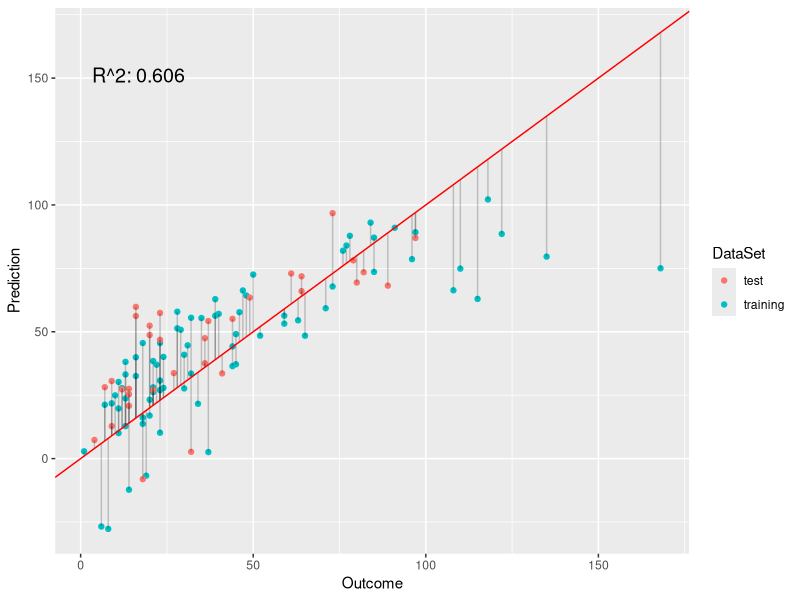
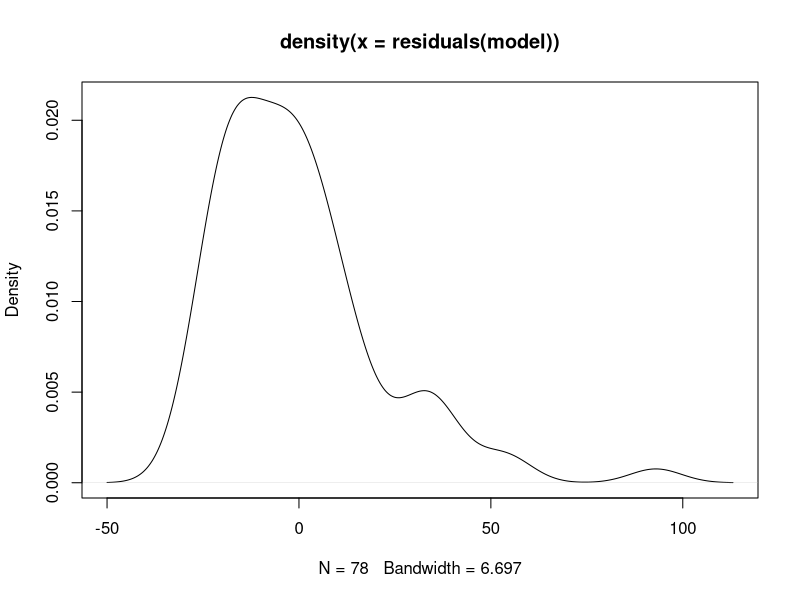
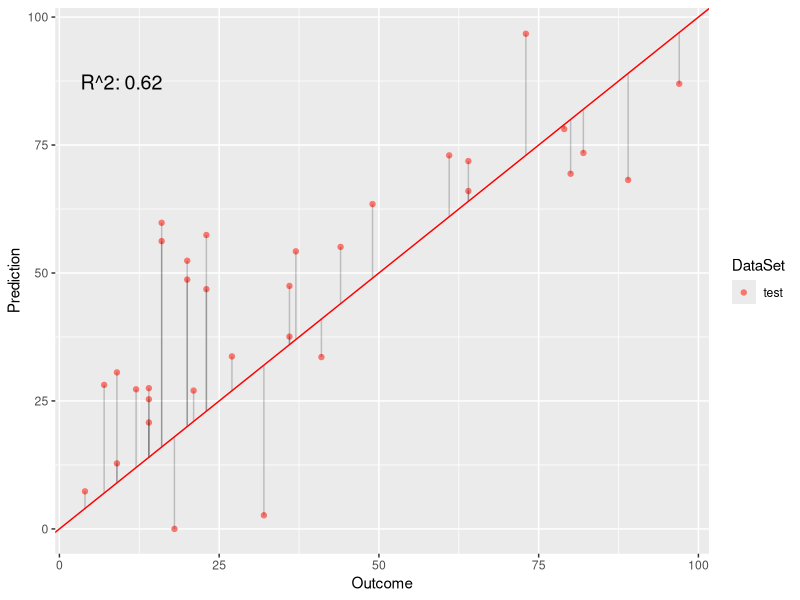
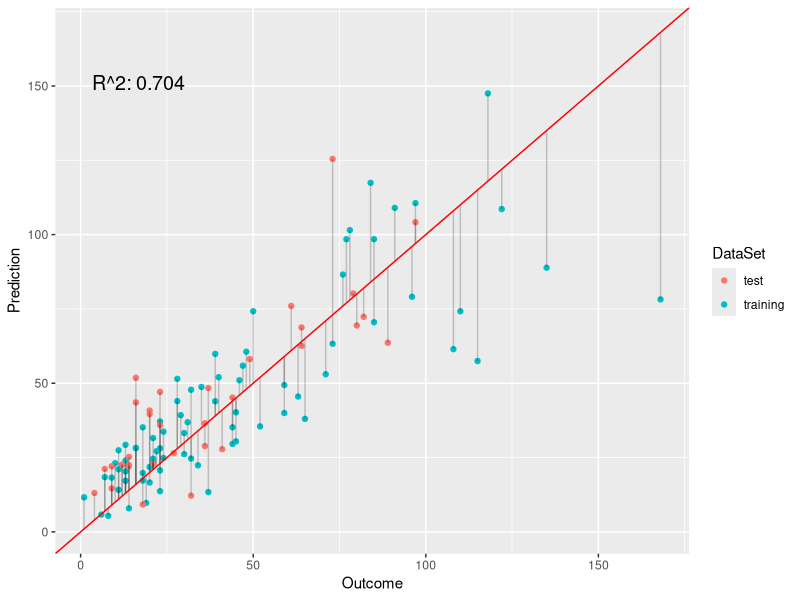
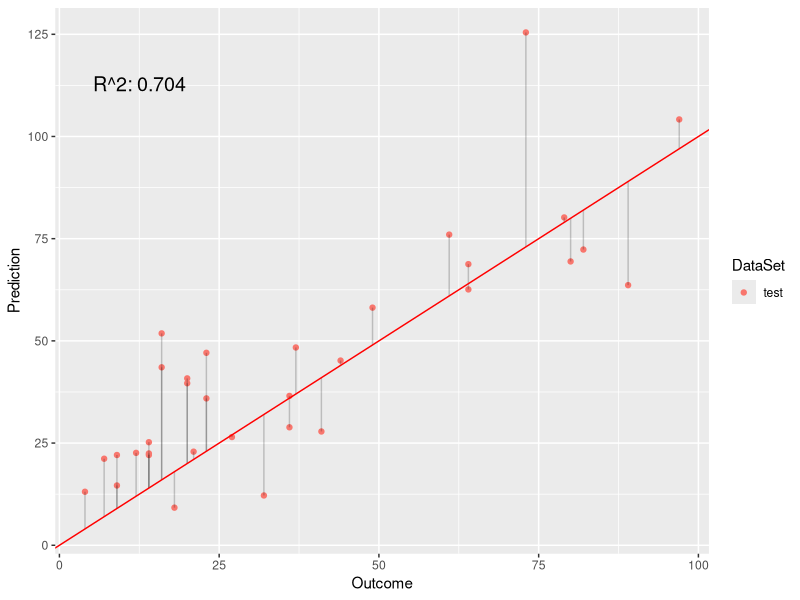
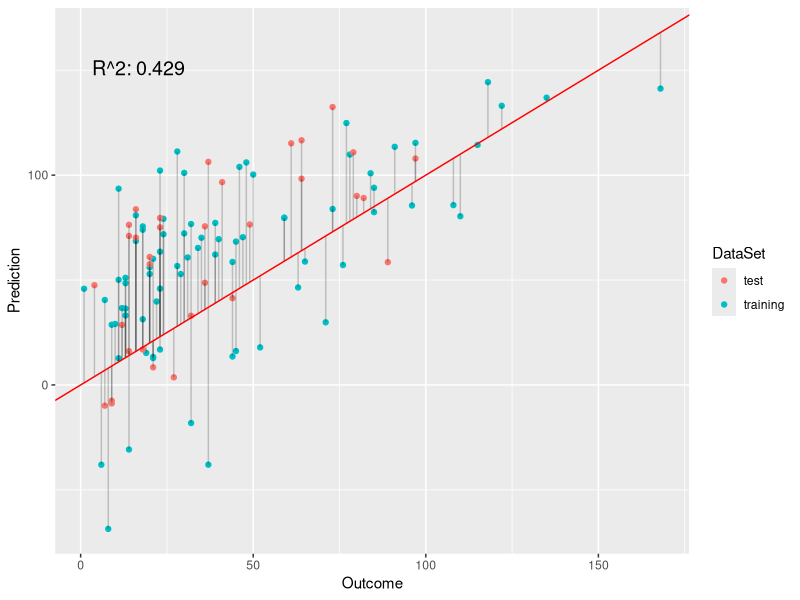
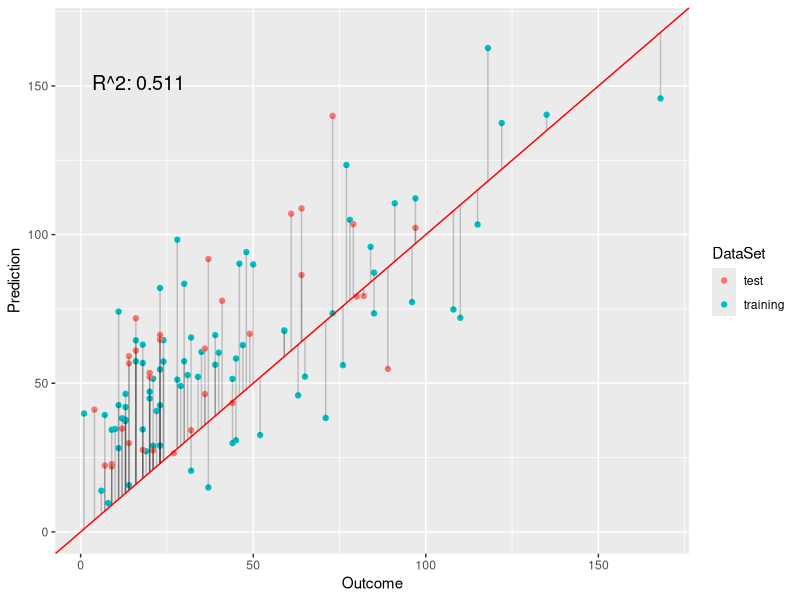

Recreate these plots in R, in order. (Note: this script raises an error after producing the figures.)
## ---- chunk 1
data(airquality)
ozone <- subset(na.omit(airquality), 
        select = c("Ozone", "Solar.R", "Wind", "Temp"))
set.seed(123)
N.train <- ceiling(0.7 * nrow(ozone))
N.test <- nrow(ozone) - N.train
trainset <- sample(seq_len(nrow(ozone)), N.train)
testset <- setdiff(seq_len(nrow(ozone)), trainset)
## ---- chunk 2
transform.residuals <- function(model, residuals = NULL) {
    ## transform residuals according to link functions of GLMs
    if (is.null(residuals)) {
        # training residuals:
        residuals <- residuals(model)
        # adjust value when residuals are weighted
        residuals <- residuals * sqrt(weights(model))
    }
    return(family(model)$linkfun(residuals))
}
plot.linear.model <- function(model, test.preds = NULL, test.labels = NULL, 
                            test.only = FALSE, show.raw.residuals = FALSE) {
    # ensure that model is interpreted as a GLM
    pred <- model$fitted.values
    obs <- model$model[,1]
    if (test.only) {
        # plot only the results for the test set
        plot.df <- NULL
        plot.res.df <- NULL
    } else {
        plot.df <- data.frame("Prediction" = pred, "Outcome" = obs, 
                                "DataSet" = "training")
        model.residuals <- obs - pred
        if (show.raw.residuals ) {
            model.residuals <- residuals(model)
        }
        plot.res.df <- data.frame("x" = obs, "y" = pred, 
                        "x1" = obs, "y2" = pred + model.residuals,
                        "DataSet" = "training")
    }
    r.squared <- NULL
    if (!is.null(test.preds) && !is.null(test.labels)) {
        # store predicted points: 
        test.df <- data.frame("Prediction" = test.preds, 
                            "Outcome" = test.labels, "DataSet" = "test")
        # store residuals for predictions on the test data
        test.residuals <- test.labels - test.preds
        if (show.raw.residuals) {
           test.residuals <- transform.residuals(model, test.residuals) 
        }
        test.res.df <- data.frame("x" = test.labels, "y" = test.preds,
                        "x1" = test.labels, "y2" = test.preds + test.residuals,
                         "DataSet" = "test")
        # append to existing data
        plot.df <- rbind(plot.df, test.df)
        plot.res.df <- rbind(plot.res.df, test.res.df)
        # annotate model with R^2 value
        r.squared <- round(cor(test.preds, test.labels)^2, 3)
    }
    #######
    library(ggplot2)
    p <- ggplot() + 
        # plot training samples
        geom_point(data = plot.df, 
            aes(x = Outcome, y = Prediction, color = DataSet)) +
        # plot residuals
        geom_segment(data = plot.res.df, alpha = 0.2,
            aes(x = x, y = y, xend = x1, yend = y2, group = DataSet)) +
        # plot optimal regressor
        geom_abline(color = "red", slope = 1)
    if (!is.null(r.squared)) {
        # plot r squared of predictions
        max.val <- max(plot.df$Outcome, plot.df$Prediction)
        x.pos <- 0.1 * max.val
        y.pos <- 0.9 * max.val
        label <- paste0("R^2: ", r.squared)
        p <- p + annotate("text", x = x.pos, y = y.pos, label = label, size = 5)
    }
    return(p)
}
## ---- chunk 3
# fit linear model
model <- lm(Ozone ~ Solar.R + Temp + Wind, ozone, trainset)
# get confidence intervals
confint(model)
## ---- chunk 4
test.preds <- predict(model, newdata = ozone[testset,])
test.labels <- ozone$Ozone[testset]
# create a plot to compare fit for training vs test points
p.OLS <- plot.linear.model(model, test.preds, test.labels)
p.OLS
## ---- chunk 5
# density of the residuals: should be normal for least-squares
plot(density(residuals(model)))
## ---- chunk 6
# cutoff at 95% quantile
ozone.cut <- quantile(ozone$Ozone, 0.95)
idx <- which(ozone$Ozone >= ozone.cut)
# compare observations with high ozone with whole data set
summary(ozone[idx,])
summary(ozone)
## ---- chunk 7
# cutoff at 5% quantile
ozone.cut <- quantile(ozone$Ozone, 0.05)
idx <- which(ozone$Ozone <= ozone.cut)
# compare observations with low ozone with whole data set
summary(ozone[idx,])
summary(ozone)
## ---- chunk 8
coefficients(model)
## ---- chunk 9
predict.nonnegative <- function(model, newdata) {
   preds <- predict(model, newdata = newdata) 
   # correct for negative predictions
   preds[preds < 0] <- 0
   return(preds)
}
## ---- chunk 10
nonnegative.preds <- predict.nonnegative(model, ozone[testset,])
# plot only the test predictions to verify the results
plot.linear.model(model, nonnegative.preds, ozone$Ozone[testset], test.only = TRUE)
## ---- chunk 11
pois.model <- glm(Ozone ~ Solar.R + Temp + Wind, family = "poisson",data = ozone[trainset, ])
# need to set type to 'response' to get exponentiated predictions 
pois.preds <- predict(pois.model, newdata = ozone[testset,], type = "response") 
plot.linear.model(pois.model, pois.preds, ozone$Ozone[testset])
## ---- chunk 12
log.model <- lm(log(Ozone) ~ Solar.R + Temp + Wind, ozone, trainset)
log.preds <- predict(pois.model, newdata = ozone[testset,], type = "response") 
plot.linear.model(log.model, log.preds, ozone$Ozone[testset], test.only = TRUE)
## ---- chunk 13
get.weights <- function(ozone) {
    z.scores <- (ozone$Ozone - mean(ozone$Ozone)) / sd(ozone$Ozone)
    weights <- exp(z.scores)
    weights <- weights / mean(weights) # normalize to mean 1
    return(weights)
}
weights <- get.weights(ozone)
weight.model <- lm(Ozone ~ Solar.R + Temp + Wind, ozone, trainset, weights = weights)
weight.preds <- predict(weight.model, newdata = ozone[testset,], type = "response")
plot.linear.model(weight.model, weight.preds, ozone$Ozone[testset])
## ---- chunk 14
w.pois.model <- glm(Ozone ~ Solar.R + Temp + Wind, ozone, trainset, 
                    weights = weights, family = "poisson")
w.pois.preds <- predict(w.pois.model, newdata = ozone[testset,], type = "response") 
p.w.pois <- plot.linear.model(w.pois.model, w.pois.preds, ozone$Ozone[testset])
p.w.pois
## ---- chunk 15
coefficients(w.pois.model)
## ---- chunk 16
data(airquality)
# store old ozone data set
ozone.old <- ozone
# remove time-specific features
ozone <- subset(airquality, select = c("Ozone", "Solar.R", "Wind", "Temp"))
# select observations with missing values
na.idx <- as.numeric(which(apply(is.na(ozone),1, any)))
na.df <- ozone[na.idx, ]
# ratio of missing values
ratio.missing <- length(na.idx) / nrow(ozone)
print(paste0(round(ratio.missing * 100, 3), "%"))
# which features are missing most often?
nbr.missing <- apply(ozone, 2, function(x) length(which(is.na(x))))
print(nbr.missing)
# multiple features missing in one observation?
nbr.missing <- apply(ozone, 1, function(x) length(which(is.na(x))))
table(nbr.missing)
## ---- chunk 17
## ensure that same observations are used for testing again:
# adjust training/test indices for the new data set
old.trainset <- trainset
trainset <- match(rownames(ozone.old)[old.trainset], rownames(ozone))
# add NA observations to training data set
trainset <- c(trainset, na.idx)
testset <- setdiff(seq_len(nrow(ozone)), trainset)
## ---- chunk 18
# use Hmisc for imputing missing values
library(Hmisc)
# use aregImpute for multiple imputation
imputed <- aregImpute(Ozone ~ Solar.R + Temp + Wind, ozone, pr = FALSE)
# list.out: return a list; imputation: arbitrarily use the first imputation
imputed.data <- as.data.frame(impute.transcan(imputed, data = ozone,
                imputation = 1, list.out = TRUE,  pr = FALSE))
# inspect imputed observations with respect to the outcome 
summary(as.numeric(imputed.data$Ozone))
## ---- chunk 19
# compute new weights
weights <- get.weights(imputed.data)
# use imputations from all iterations rather than an arbitrary iteration:
fmi <- fit.mult.impute(Ozone ~ Solar.R + Temp + Wind,
        fitter=glm, xtrans = imputed, family = "poisson", 
        data = ozone, subset = trainset, pr = FALSE) #, weights = weights)
        # weights arguments (weights = weights) not used due to error:
        # "..2 used in an incorrect context, no ... to look in"
fmi.preds <- predict.glm(fmi, newdata = ozone[testset,], type = "response") 
plot.linear.model(fmi, fmi.preds, ozone$Ozone[testset])
## ---- chunk 20
w.pois.model <- glm(Ozone ~ Solar.R + Temp + Wind, imputed.data, trainset, 
                    weights = weights, family = "poisson")
w.pois.preds <- predict(w.pois.model, newdata = imputed.data[testset,], type = "response") 
plot.linear.model(w.pois.model, w.pois.preds, imputed.data$Ozone[testset])
## ---- chunk 21
# does the new model predict significantly different values?
wilcox.test(test.preds, w.pois.preds, paired = TRUE)
## ---- chunk 22
library(gridExtra) # for grid.arrange
library(grid) # for textGrob function
grid.arrange(p.OLS, p.w.pois, nrow = 1, top=textGrob("Ordinary least squares vs weighted Poisson regression",gp=gpar(fontsize=20,font=3)))
